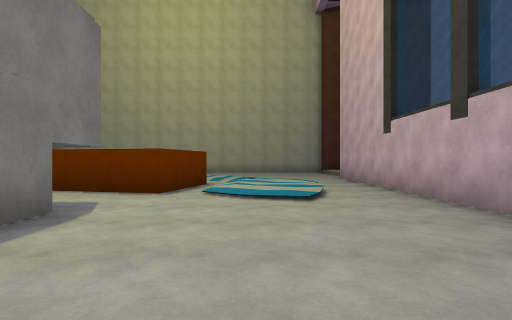
[1] (above)

15 first-person views from a walk through a 3-D level made in the Unity game engine. The camera is 1.2 m above the floor, looks level and sees 80° across. The floor is counted in squares, 2 m on a side. Each view is taken from the middle of a square. On the plan, view 1 faces up. The plan holds only what a view shows up to about 9 squares ahead; the rest is blank. The place goes on beyond the plan. The player character is not drawn. Some surface patterns are stand-ins.

[2]
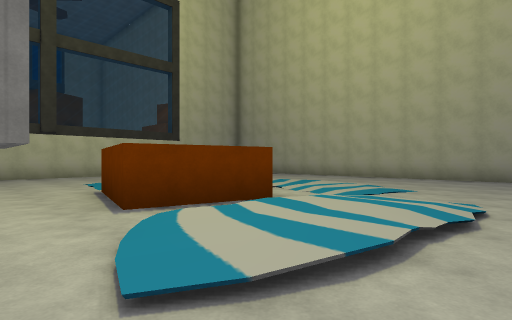

[3]
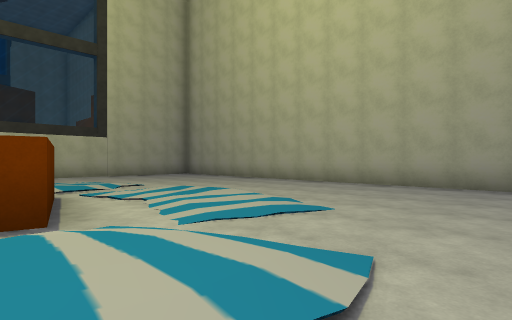

[4]
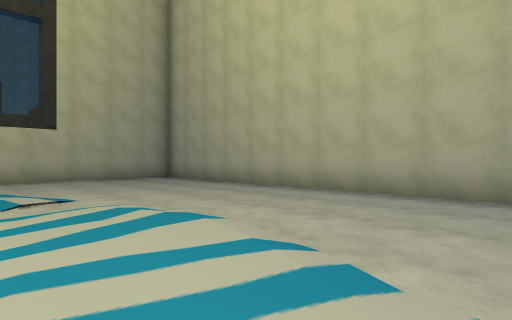

[5]
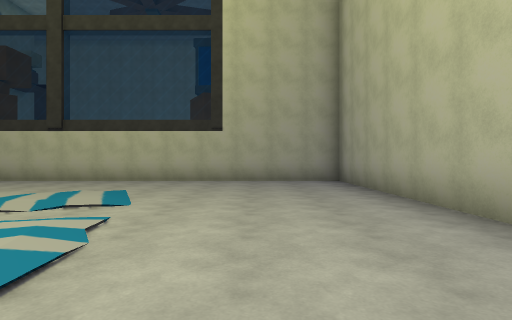

[6]
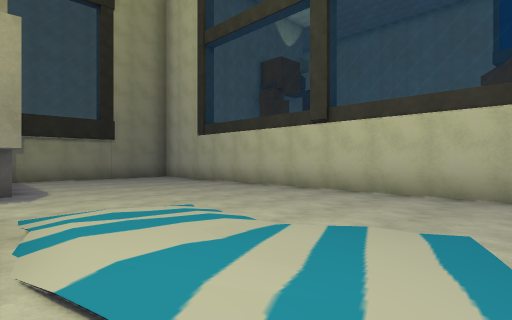

[7]
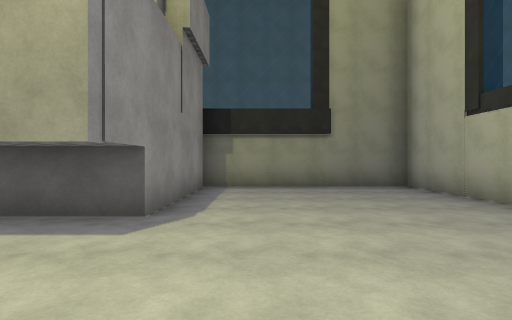

[8]
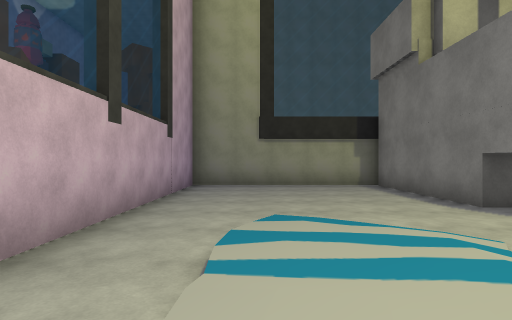

[9]
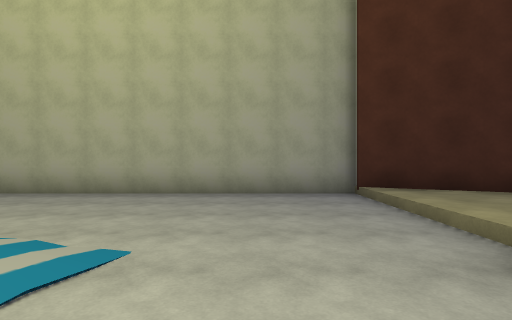

[10]
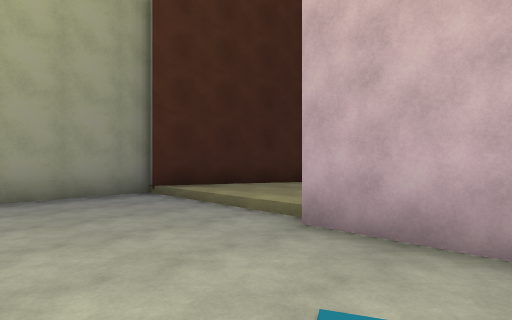

[11]
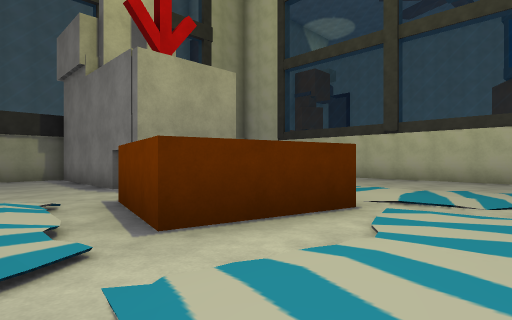

[12]
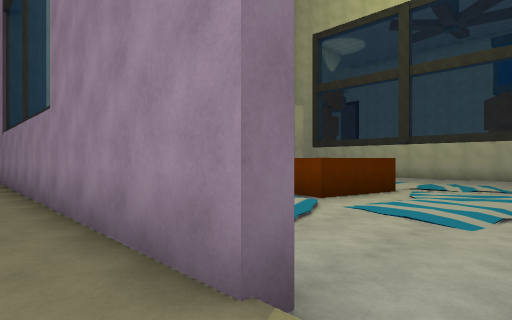

[13]
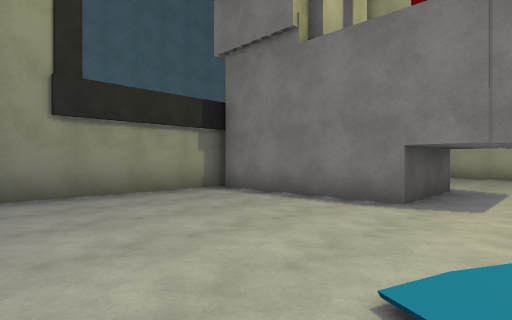

[14]
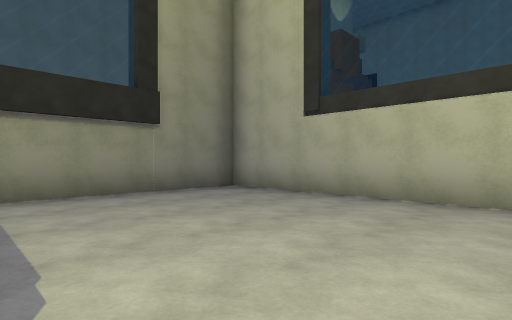

[15]
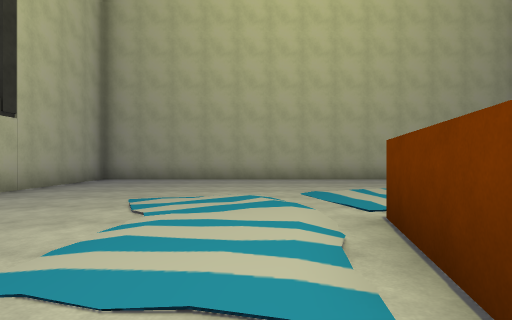

### Floor plan
Key: @ floor where view 1 was taken; # wall or solid block; . main floor; : floor 0.25 m higher than the main floor; / step, stairs or slope.
Columns run from 10 left of view 1 to 4 right of it. Each row starts with its distance up from view 1.
 15 ###############
 14 #............/#
 13 #............/:
 12 #............/:
 11 #......./..../:
 10 #..../..::...#:
  9 #....:../....#:
  8 #.../:.#..//.#:
  7 #....:###.::.#:
  6 #.....###/:/.#:
  5 #.........//.#
  4 #.....##.....#
  3 #.....##.....#
  2 #.....##.....#
  1 #.....##.....#
  0 #.....##..@..#
 -1 ##############

Positions as (right, up) in squares from view 1, and headings:
1: (0, 0), facing up
2: (2, 4), facing up-left
3: (2, 7), facing up-left
4: (0, 9), facing up-left
5: (-1, 12), facing left
6: (-4, 10), facing down-left
7: (-6, 7), facing down
8: (1, 8), facing down
9: (1, 8), facing up
10: (0, 8), facing up-right
11: (0, 10), facing down-left
12: (4, 11), facing down-left
13: (2, 5), facing down-left
14: (-5, 5), facing down-left
15: (-5, 5), facing up
